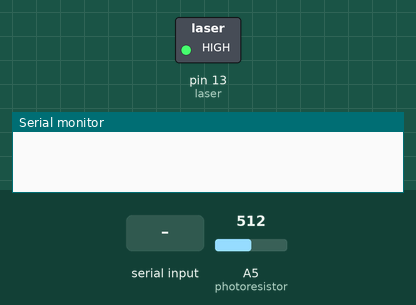
A sketch run on a simulated Arduino Uno, built with avr-gcc and run on an emulated ATmega328P. On the bench: switched loads named in the sketch (green lamp = pin HIGH), the last lines printed to the serial monitor. The inputs (shaded band) are chosen by the test bench; at power-on: A5 (photoresistor) = 512.

Above: at 6.2 s.
6.3 s: "0" received over Serial
At 6.6 s:
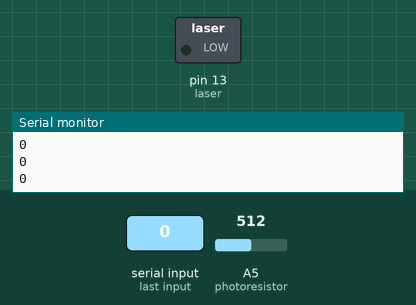
7.8 s: "1" received over Serial
At 9.0 s:
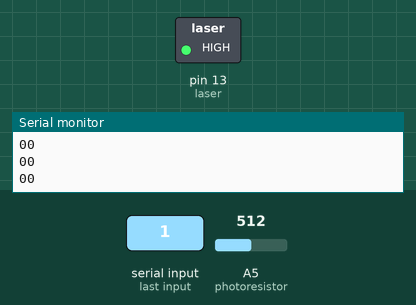
Timing chart, 0 to 10.8 s (numbered marks = the images above; inputs shaded):
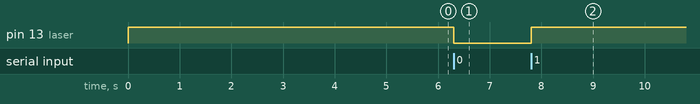

Measured:
- after the input at 6.3 s, pin 13 (laser): HIGH → LOW at once
- after the input at 7.8 s, pin 13 (laser): LOW → HIGH at once

The sketch:

lasercomm8.ino
```cpp
int laser = 13;
int photoresistor = A5;
int sensorValue = 0;
String readings = "";

void setup() {
  pinMode(laser, OUTPUT);
  Serial.begin(9600);
  digitalWrite(laser, HIGH);
  delay(5000);
}

void loop() {
  int counter = 0;
  while (Serial.available() > 0){
    counter++;
    if(Serial.read() == '0'){
      digitalWrite(laser, LOW);
    }
    else{
      digitalWrite(laser, HIGH);
    }

    delay(5);
    sensorValue = analogRead(photoresistor);
//    Serial.println(sensorValue);
    if (sensorValue < 75){
      readings += "1";
    }
    else{
      readings += "0";
    }
  }
  delay(5);
  Serial.println(readings);
}
```
